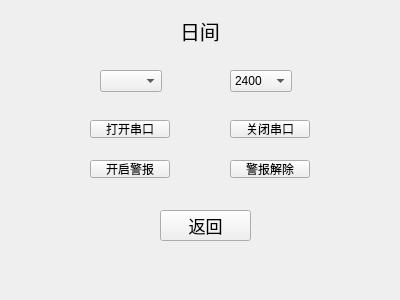
<?xml version="1.0" encoding="UTF-8"?>
<ui version="4.0">
 <class>widget1</class>
 <widget class="QWidget" name="widget1">
  <property name="geometry">
   <rect>
    <x>0</x>
    <y>0</y>
    <width>400</width>
    <height>300</height>
   </rect>
  </property>
  <property name="windowTitle">
   <string>Form</string>
  </property>
  <widget class="QLabel" name="day1">
   <property name="geometry">
    <rect>
     <x>180</x>
     <y>10</y>
     <width>61</width>
     <height>41</height>
    </rect>
   </property>
   <property name="font">
    <font>
     <pointsize>15</pointsize>
    </font>
   </property>
   <property name="text">
    <string>日间</string>
   </property>
  </widget>
  <widget class="QPushButton" name="pushButton">
   <property name="geometry">
    <rect>
     <x>160</x>
     <y>210</y>
     <width>91</width>
     <height>31</height>
    </rect>
   </property>
   <property name="font">
    <font>
     <family>楷体</family>
     <pointsize>13</pointsize>
    </font>
   </property>
   <property name="text">
    <string>返回</string>
   </property>
  </widget>
  <widget class="QPushButton" name="openj">
   <property name="geometry">
    <rect>
     <x>90</x>
     <y>120</y>
     <width>80</width>
     <height>18</height>
    </rect>
   </property>
   <property name="text">
    <string>打开串口</string>
   </property>
  </widget>
  <widget class="QPushButton" name="pushButton_3">
   <property name="geometry">
    <rect>
     <x>230</x>
     <y>120</y>
     <width>80</width>
     <height>18</height>
    </rect>
   </property>
   <property name="text">
    <string>关闭串口</string>
   </property>
  </widget>
  <widget class="QComboBox" name="serialBox">
   <property name="geometry">
    <rect>
     <x>100</x>
     <y>70</y>
     <width>62</width>
     <height>22</height>
    </rect>
   </property>
  </widget>
  <widget class="QComboBox" name="baudrateBox">
   <property name="geometry">
    <rect>
     <x>230</x>
     <y>70</y>
     <width>62</width>
     <height>22</height>
    </rect>
   </property>
   <item>
    <property name="text">
     <string>2400</string>
    </property>
   </item>
   <item>
    <property name="text">
     <string>4800</string>
    </property>
   </item>
   <item>
    <property name="text">
     <string>9600</string>
    </property>
   </item>
   <item>
    <property name="text">
     <string>115200</string>
    </property>
   </item>
  </widget>
  <widget class="QPushButton" name="open">
   <property name="geometry">
    <rect>
     <x>90</x>
     <y>160</y>
     <width>80</width>
     <height>18</height>
    </rect>
   </property>
   <property name="text">
    <string>开启警报</string>
   </property>
  </widget>
  <widget class="QPushButton" name="pushButton_4">
   <property name="geometry">
    <rect>
     <x>230</x>
     <y>160</y>
     <width>80</width>
     <height>18</height>
    </rect>
   </property>
   <property name="text">
    <string>警报解除</string>
   </property>
  </widget>
 </widget>
 <resources/>
 <connections/>
</ui>
